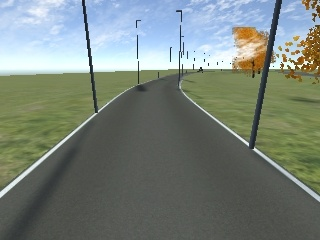
#> input picture scripts/image.jpg, 320 x 240 px
$ python gray_threshold.py image.jpg
#> lines starting #> are read from the running program, lines starting #| are printed output that depends on the picture
from __future__ import print_function
import cv2 as cv
import argparse
max_value = 255
min_value = 0
window_capture_name = 'Video Capture'
window_detection_name = 'Object Detection'
low_name = 'Low'
high_name = 'High'
high = max_value
low = min_value

def on_low_thresh_trackbar(val):
    global low
    global high
    low = val
    low = min(high-1, low)
    cv.setTrackbarPos(low_name, window_detection_name, low)

def on_high_thresh_trackbar(val):
    global low
    global high
    high = val
    high = max(high, low+1)
    cv.setTrackbarPos(high_name, window_detection_name, high)

parser = argparse.ArgumentParser(description='Code for Thresholding Operations using inRange tutorial.')
parser.add_argument('filepath', help='Image path', type=str)

args = parser.parse_args()
cv.namedWindow(window_capture_name)
cv.namedWindow(window_detection_name)
cv.createTrackbar(low_name, window_detection_name , low, max_value, on_low_thresh_trackbar)
cv.createTrackbar(high_name, window_detection_name , high, max_value, on_high_thresh_trackbar)

filepath = args.filepath
frame = cv.imread(filepath, cv.IMREAD_COLOR)
#> frame is the input picture: shape (240, 320, 3); mean B, G, R 122.5, 130.2, 120.2
if frame is None:
    raise ValueError("Cannot load file {}".format(filepath))


frame_gray = cv.cvtColor(frame, cv.COLOR_BGR2GRAY)
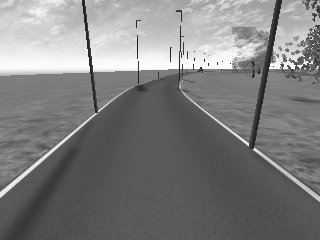
#> frame_gray: shape (240, 320); min 21, max 254, mean 126.4

while True:
    frame_threshold = cv.inRange(frame_gray, low, high)
#> frame_threshold: shape (240, 320); every value is 255


    cv.imshow(window_capture_name, frame_gray)
    cv.imshow(window_detection_name, frame_threshold)

    key = cv.waitKey(1)
#> (key q is pressed here)
    if key == ord('q'):
        break

cv.destroyAllWindows()
